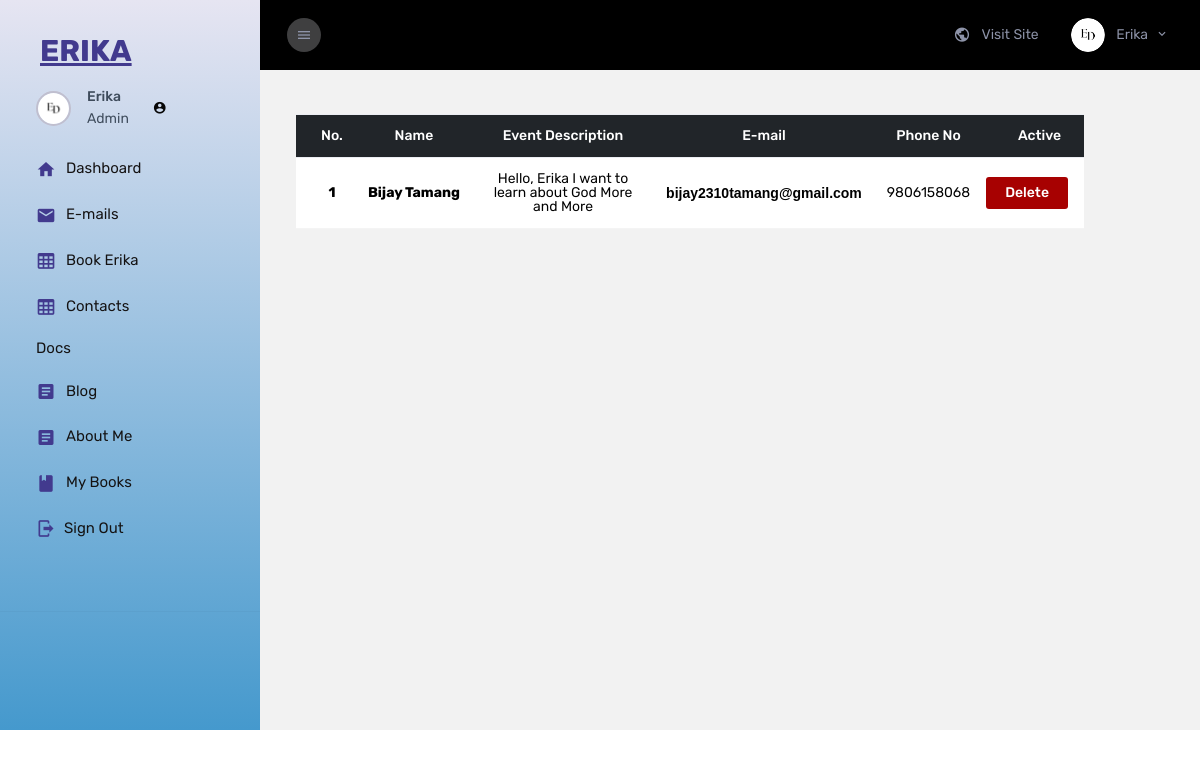
The app's page /E_Admin/booking_Event/ (signed in), older data.
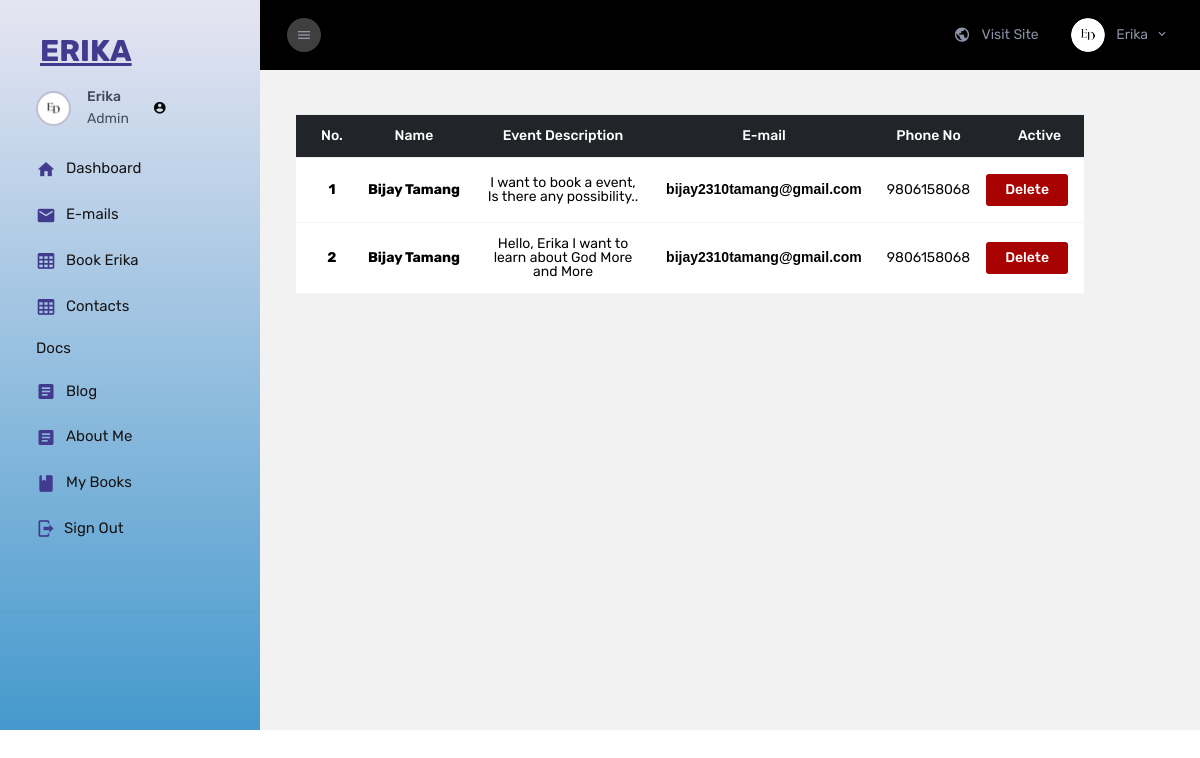
The same page, newer data.
### ErikaApp/models.py (models this page shows, shortened)
class BookErika(models.Model):
    Name = models.CharField(max_length=100)
    EventDescription = models.TextField()
    Email = models.EmailField()
    Phone = models.CharField(max_length=10)

### Erika_Admin/views.py (the view)
# urls.py: path('booking_Event/',views.Booking.booking,name='book_event'),
    @login_required(login_url='adminlogin')
    def booking(request):
        event_book = BookErika.objects.all()
        context = {
            'event_book':event_book,
            }
        return render(request, 'main/admin_book.html',context)

### Erika_Admin/templates/main/admin_book.html
{% extends 'partials/base.html' %}
{% load static %}
{% block link %}
<link rel="stylesheet" href="{% static 'css/dashboard.css' %}">
{% endblock link %}
{% block body %}
<div class="main-panel justify-content-center">
    <div class="content-wrapper pb-0">
        <div class="page-header flex-wrap">
            <table class="table text-center">
                <thead class="table-dark">
                    <tr>
                        <th scope="col">No.</th>
                        <th scope="col">Name</th>
                        <th scope="col">Event Description</th>
                        <th scope="col">E-mail</th>
                        <th scope="col">Phone No</th>
                        <th scope="col">Active</th>
                      </tr>
                </thead>
                <tbody>
                    {% for i in event_book reversed %}
                    <tr>
                        <th scope="row">{{ forloop.counter }}</th>
                        <td><strong> {{i.Name}}</strong></td>
                        <td class="text-wrap" > {{i.EventDescription}} </a></td>
                        <td><a href="mailto:{{i.Email}} " class="mailto-link">{{i.Email}} </a></td>
                        <td>{{i.Phone}} </td>
                        <td class="p-3">
                            <a href="{% url 'delete_event' i.id %}">
                                <button type="button" class="btn" style="background: #a70101; color: #fff;">Delete</button>
                            </a>
                        </td>
                    </tr>
                    {% endfor %}
                </tbody>
              </table>
        </div>
    </div>
</div>
{% endblock body %}

Row changes from the older to the newer data that the page shows:
added BookErika: Name "Bijay Tamang", EventDescription "I want to book a event, Is there any possibility..", Email "bijay2310tamang@gmail.com", Phone "9806158068"
